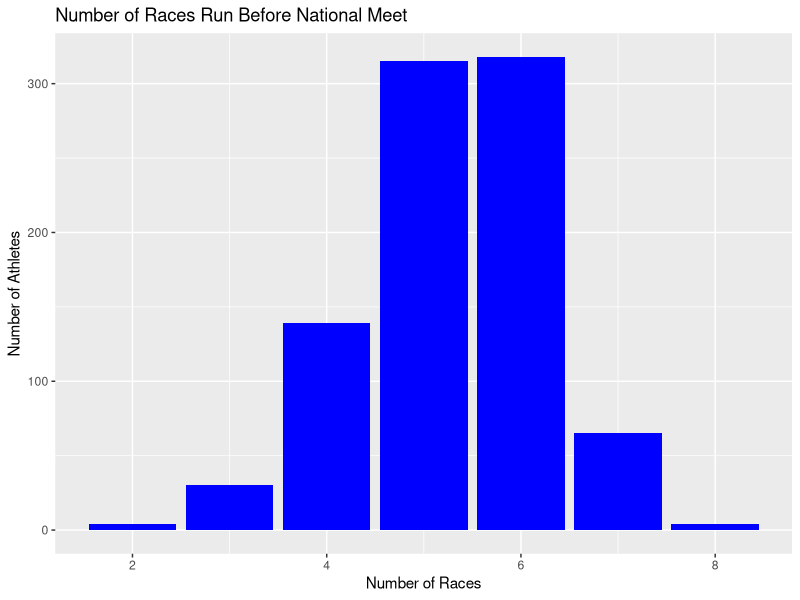
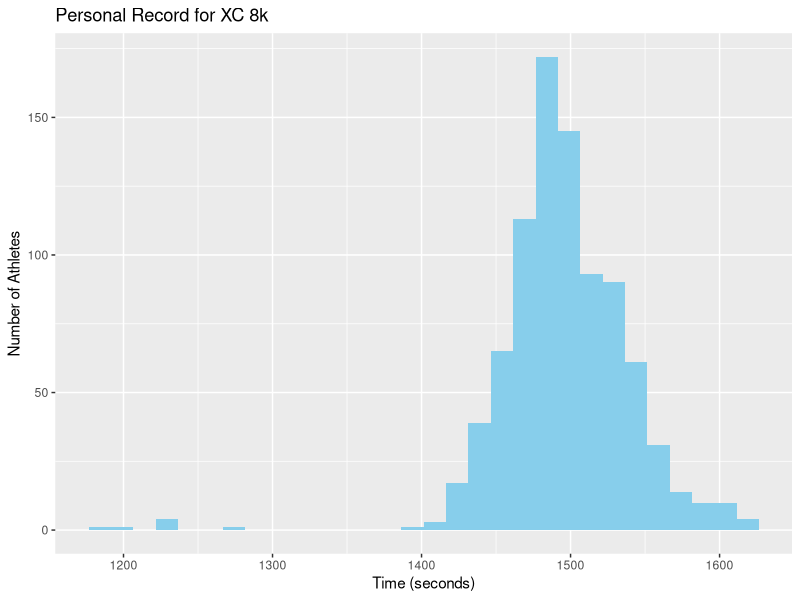
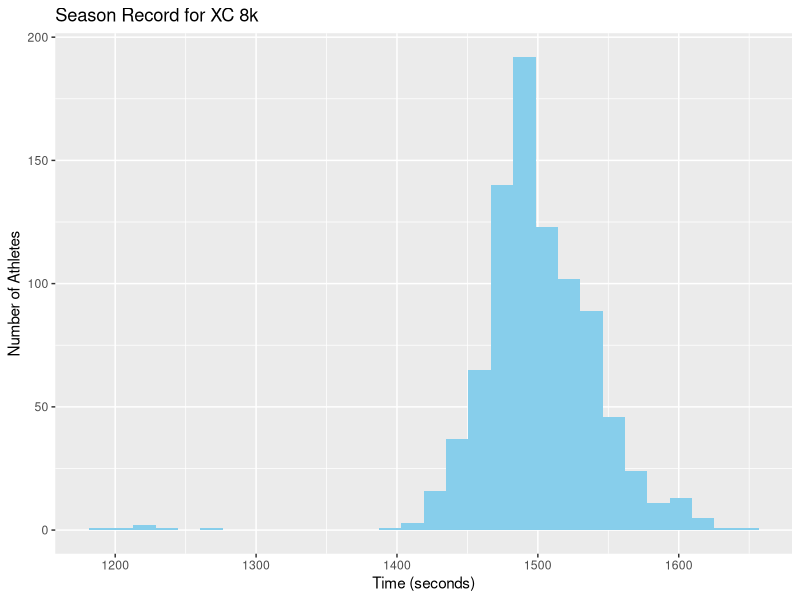
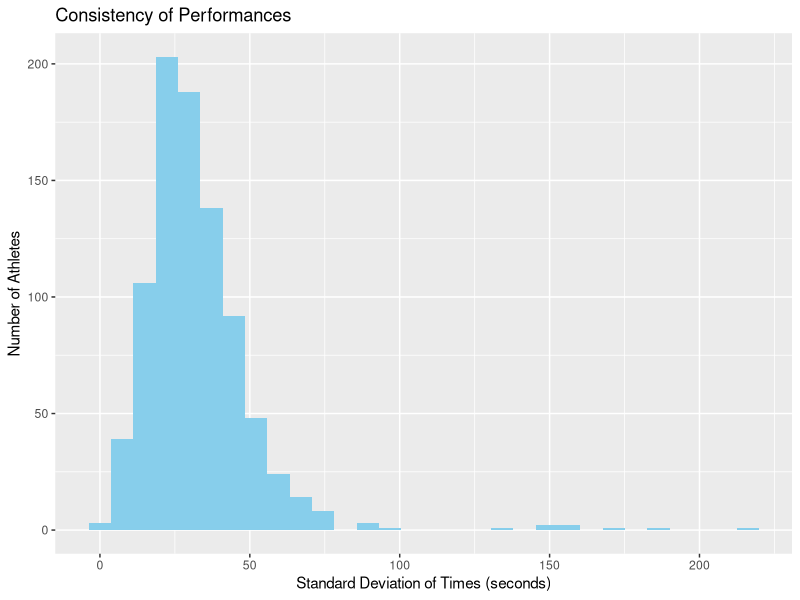
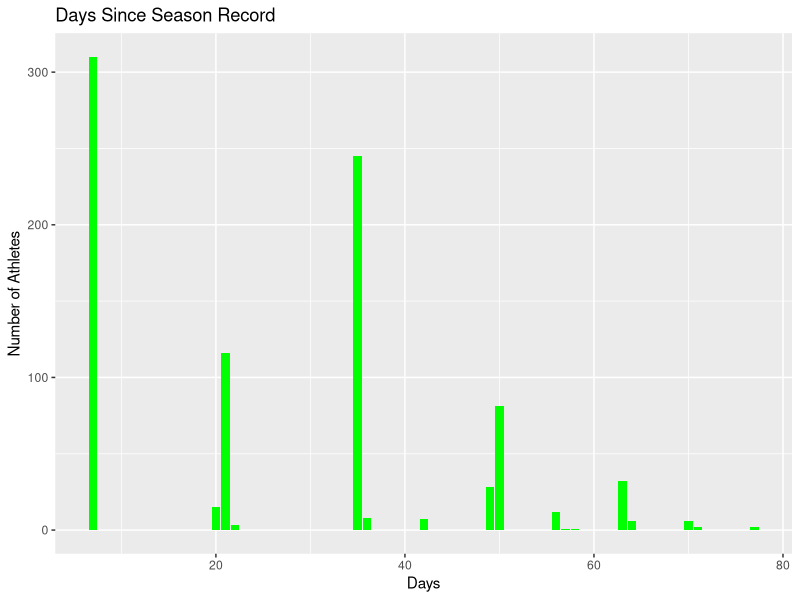
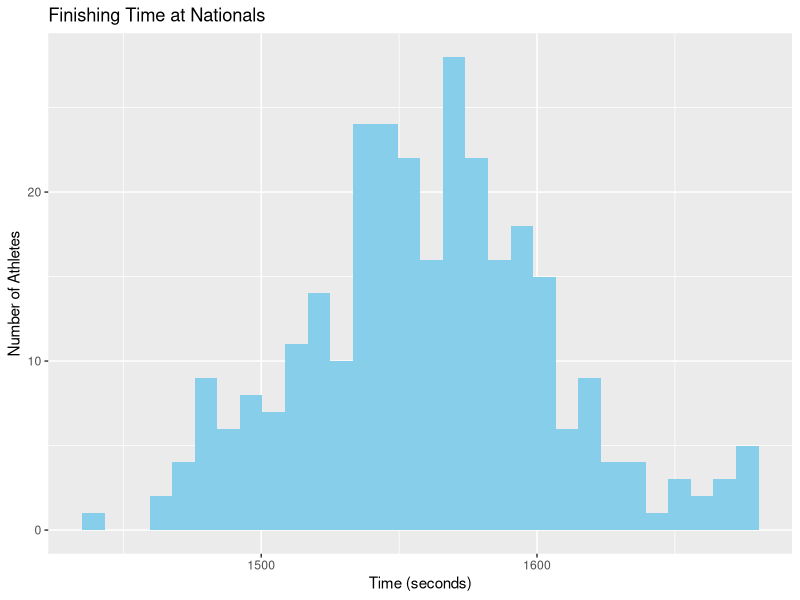
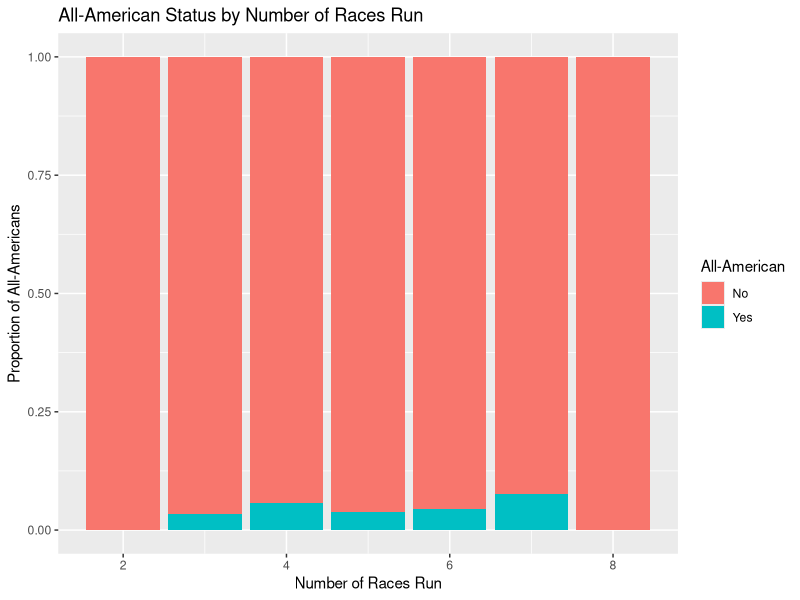
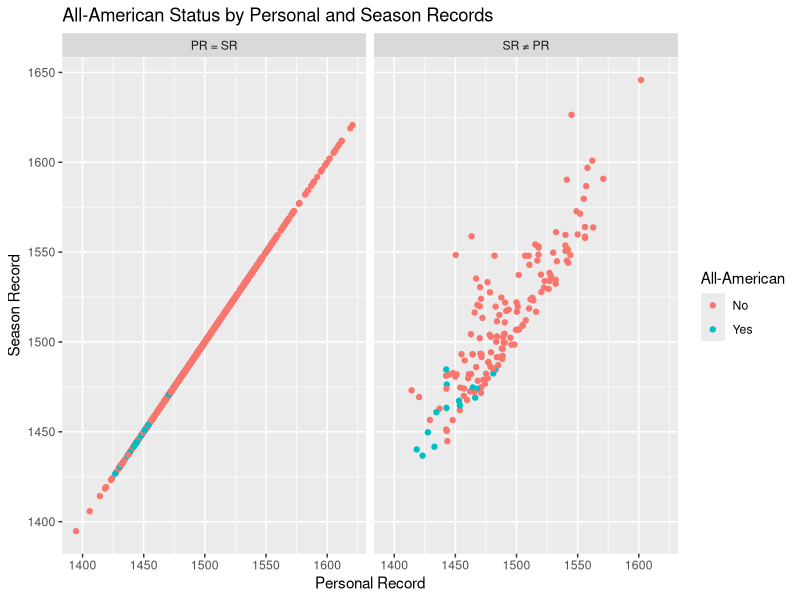

The R script that drew these images, in order:
## ---- chunk 1
knitr::opts_chunk$set(echo = TRUE)
## ---- chunk 2
athlete_data <- read.csv("../data/athletes.csv")
race_data <- read.csv("../data/races.csv")
library(tidyverse)
## ---- chunk 3
ggplot(athlete_data, aes(Number.of.Races.Run)) +
  geom_bar(fill="blue") + 
  labs(title="Number of Races Run Before National Meet", x="Number of Races", y="Number of Athletes")
## ---- chunk 4
ggplot(athlete_data, aes(Personal.Record)) + 
  geom_histogram(fill="skyblue") +
  labs(title="Personal Record for XC 8k", x="Time (seconds)", y="Number of Athletes")
## ---- chunk 5
ggplot(athlete_data, aes(Season.Record)) + 
  geom_histogram(fill="skyblue") +
  labs(title="Season Record for XC 8k", x="Time (seconds)", y="Number of Athletes")
## ---- chunk 6
ggplot(athlete_data, aes(Consistency)) + 
  geom_histogram(fill="skyblue") +
  labs(title="Consistency of Performances", x="Standard Deviation of Times (seconds)", y="Number of Athletes")
## ---- chunk 7
ggplot(athlete_data, aes(Days.since.Season.PR)) + 
  geom_bar(fill="green") +
  labs(title="Days Since Season Record", x="Days", y="Number of Athletes")
## ---- chunk 8
ggplot(race_data, aes(Time)) + 
  geom_histogram(fill="skyblue") +
  labs(title="Finishing Time at Nationals", x="Time (seconds)", y="Number of Athletes")
## ---- chunk 9
ggplot(athlete_data, aes(x=Number.of.Races.Run, fill=as.factor(All.American))) +
  geom_bar(position="fill") + 
  scale_fill_discrete(name = "All-American",
                      labels = c("No", "Yes")) +
  labs(title="All-American Status by Number of Races Run",
       x = "Number of Races Run",
        y = "Proportion of All-Americans")
## ---- chunk 10
athlete_data %>%
  filter(Personal.Record > 1350) %>%
  mutate(PR_SR = ifelse(Season.Record == Personal.Record,
                        "PR = SR",
                        "SR ≠ PR")) %>%
  ggplot(aes(x = Personal.Record, y = Season.Record, color = as.factor(All.American))) +
    geom_point() +
    scale_color_discrete(name="All-American", labels = c("0"="No", "1"="Yes")) +
    facet_wrap(~PR_SR) +
    labs(
      title = "All-American Status by Personal and Season Records",
      x = "Personal Record",
      y = "Season Record"
      )
## ---- chunk 11
ggplot(athlete_data, aes(x = Consistency, fill = as.factor(All.American))) +
    geom_density(alpha = 0.4) +
    scale_fill_manual(values = c("0" = "red", "1" = "blue"),
                      name = "All-American",
                      labels = c("No", "Yes")) +
    coord_cartesian(xlim = c(0, 150)) +
    labs(
        title = "Density of Consistency for All-Americans vs Non-All-Americans",
        x = "Consistency (Std Dev)",
        y = "Density"
    )
## ---- chunk 12
ggplot(athlete_data, aes(x=Season.Record, y=Consistency)) +
  geom_density_2d_filled() +
  coord_cartesian(ylim = c(0,75), xlim = c(1400,1600)) +
  theme_minimal() +
  scale_fill_viridis_d(option = "inferno", name="Density") +
  labs(title = "Season Record Compared to Consistency",
       x = "Season Record", y="Consistency")
## ---- chunk 13
athlete_data %>%
  filter(Personal.Record >= 1350) %>%
  filter(Consistency <= 120) %>%
  ggplot(aes(x = Days.since.Season.PR, 
                 y = Consistency, 
                 size = Personal.Record, 
                 color = Number.of.Races.Run)) +
    geom_point(alpha = 0.6) +
    facet_wrap(~All.American, ncol = 1, labeller = labeller(All.American = c("0" = "Non All-American", "1" = "All-American"))) +
    scale_size_continuous(range = c(1, 10), name="Personal Record") +
    scale_color_viridis_c(option = "plasma", name = "Races Run") +
    labs(title = "Performance Bubble Plot",
         y = "Consistency",
         x = "Days Since Season PR") +
    theme_minimal(base_size = 12)
## ---- chunk 14
#remove personal record or season record less than 1350 seconds
cleaned_athlete_data <- athlete_data %>%
  filter(Personal.Record >= 1350 & Season.Record >= 1350)

write.csv(cleaned_athlete_data, ".\\data\\cleaned_athlete_data.csv")
